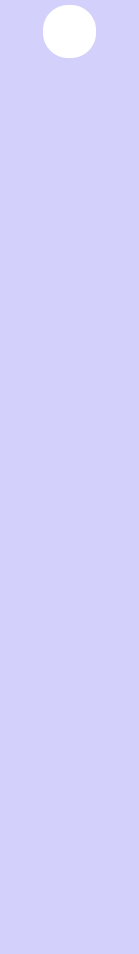
        <widget class="QWidget" name="icon_get" native="true">
         <property name="sizePolicy">
          <sizepolicy hsizetype="Expanding" vsizetype="Expanding">
           <horstretch>0</horstretch>
           <verstretch>0</verstretch>
          </sizepolicy>
         </property>
         <property name="maximumSize">
          <size>
           <width>139</width>
           <height>16777215</height>
          </size>
         </property>
         <property name="styleSheet">
          <string notr="true">QWidget{
	background-color: rgb(211, 209, 251)
}

QPushButton{
	padding:5px 10px;
	border:none;
	border-radius: 10px;
	color: rgb(0, 0, 0);
 	height: 30px;
 	text-align:left; 
	padding-left: 10px; 
	text-align: center left ;
	font: 11pt &quot;Comic Sans MS&quot;;
}

QPushButton:pressed{
	background-color:rgb(207, 164, 255);
}

</string>
         </property>
         <layout class="QVBoxLayout" name="verticalLayout_8">
          <property name="spacing">
           <number>0</number>
          </property>
          <property name="leftMargin">
           <number>0</number>
          </property>
          <property name="topMargin">
           <number>0</number>
          </property>
          <property name="rightMargin">
           <number>0</number>
          </property>
          <property name="bottomMargin">
           <number>0</number>
          </property>
          <item>
           <layout class="QVBoxLayout" name="verticalLayout_7">
            <property name="spacing">
             <number>0</number>
            </property>
            <property name="leftMargin">
             <number>0</number>
            </property>
            <property name="rightMargin">
             <number>0</number>
            </property>
            <item>
             <widget class="QFrame" name="frame">
              <property name="minimumSize">
               <size>
                <width>0</width>
                <height>64</height>
               </size>
              </property>
              <property name="styleSheet">
               <string notr="true">border: none;
</string>
              </property>
              <property name="frameShape">
               <enum>QFrame::StyledPanel</enum>
              </property>
              <property name="frameShadow">
               <enum>QFrame::Raised</enum>
              </property>
              <layout class="QGridLayout" name="gridLayout_5">
               <property name="leftMargin">
                <number>0</number>
               </property>
               <property name="topMargin">
                <number>0</number>
               </property>
               <property name="rightMargin">
                <number>0</number>
               </property>
               <property name="bottomMargin">
                <number>0</number>
               </property>
               <property name="horizontalSpacing">
                <number>0</number>
               </property>
               <item row="0" column="0">
                <widget class="QLabel" name="logo_3">
                 <property name="sizePolicy">
                  <sizepolicy hsizetype="Expanding" vsizetype="Expanding">
                   <horstretch>0</horstretch>
                   <verstretch>0</verstretch>
                  </sizepolicy>
                 </property>
                 <property name="minimumSize">
                  <size>
                   <width>45</width>
                   <height>45</height>
                  </size>
                 </property>
                 <property name="maximumSize">
                  <size>
                   <width>53</width>
                   <height>53</height>
                  </size>
                 </property>
                 <property name="styleSheet">
                  <string notr="true">border-image: url(:/newPrefix/пользователь.png) 0 stretch;
border-radius: 25px;

background-color: rgb(255, 255, 255);

padding:5px 10px;
</string>
                 </property>
                 <property name="text">
                  <string/>
                 </property>
                 <property name="scaledContents">
                  <bool>true</bool>
                 </property>
                </widget>
               </item>
              </layout>
             </widget>
            </item>
            <item>
             <widget class="QPushButton" name="home_button">
              <property name="minimumSize">
               <size>
                <width>0</width>
                <height>50</height>
               </size>
              </property>
              <property name="styleSheet">
               <string notr="true"/>
              </property>
              <property name="text">
               <string/>
              </property>
              <property name="icon">
               <iconset resource="../../../Users/Евгения/PycharmProjects/Knowledge/images/icons.qrc">
                <normaloff>:/newPrefix/дом.png</normaloff>:/newPrefix/дом.png</iconset>
              </property>
              <property name="iconSize">
               <size>
                <width>40</width>
                <height>40</height>
               </size>
              </property>
              <property name="checkable">
               <bool>true</bool>
              </property>
              <property name="autoRepeat">
               <bool>true</bool>
              </property>
             </widget>
            </item>
            <item>
             <widget class="QPushButton" name="files_button">
              <property name="minimumSize">
               <size>
                <width>0</width>
                <height>50</height>
               </size>
              </property>
              <property name="toolTipDuration">
               <number>-1</number>
              </property>
              <property name="styleSheet">
               <string notr="true"> padding-left: 15px; /* Отступ слева от текста */</string>
              </property>
              <property name="text">
               <string/>
              </property>
              <property name="icon">
               <iconset resource="../../../Users/Евгения/PycharmProjects/Knowledge/images/icons.qrc">
                <normaloff>:/newPrefix/папка.png</normaloff>:/newPrefix/папка.png</iconset>
              </property>
              <property name="iconSize">
               <size>
                <width>35</width>
                <height>35</height>
               </size>
              </property>
              <property name="shortcut">
               <string/>
              </property>
              <property name="checkable">
               <bool>true</bool>
              </property>
              <property name="autoRepeat">
               <bool>true</bool>
              </property>
             </widget>
            </item>
            <item>
             <widget class="QPushButton" name="settings_button">
              <property name="minimumSize">
               <size>
                <width>0</width>
                <height>50</height>
               </size>
              </property>
              <property name="styleSheet">
               <string notr="true"/>
              </property>
              <property name="text">
               <string/>
              </property>
              <property name="icon">
               <iconset resource="../../../Users/Евгения/PycharmProjects/Knowledge/images/icons.qrc">
                <normaloff>:/newPrefix/настройки.png</normaloff>:/newPrefix/настройки.png</iconset>
              </property>
              <property name="iconSize">
               <size>
                <width>40</width>
                <height>40</height>
               </size>
              </property>
              <property name="checkable">
               <bool>true</bool>
              </property>
              <property name="autoRepeat">
               <bool>true</bool>
              </property>
             </widget>
            </item>
            <item>
             <spacer name="verticalSpacer_4">
              <property name="orientation">
               <enum>Qt::Vertical</enum>
              </property>
              <property name="sizeHint" stdset="0">
               <size>
                <width>68</width>
                <height>690</height>
               </size>
              </property>
             </spacer>
            </item>
            <item>
             <widget class="QPushButton" name="logout_button">
              <property name="minimumSize">
               <size>
                <width>0</width>
                <height>50</height>
               </size>
              </property>
              <property name="styleSheet">
               <string notr="true">padding-left: 8px;
</string>
              </property>
              <property name="text">
               <string/>
              </property>
              <property name="icon">
               <iconset resource="../../../Users/Евгения/PycharmProjects/Knowledge/images/icons.qrc">
                <normaloff>:/newPrefix/выход.png</normaloff>:/newPrefix/выход.png</iconset>
              </property>
              <property name="iconSize">
               <size>
                <width>40</width>
                <height>40</height>
               </size>
              </property>
              <property name="checkable">
               <bool>true</bool>
              </property>
              <property name="autoRepeat">
               <bool>true</bool>
              </property>
             </widget>
            </item>
           </layout>
          </item>
         </layout>
        </widget>
